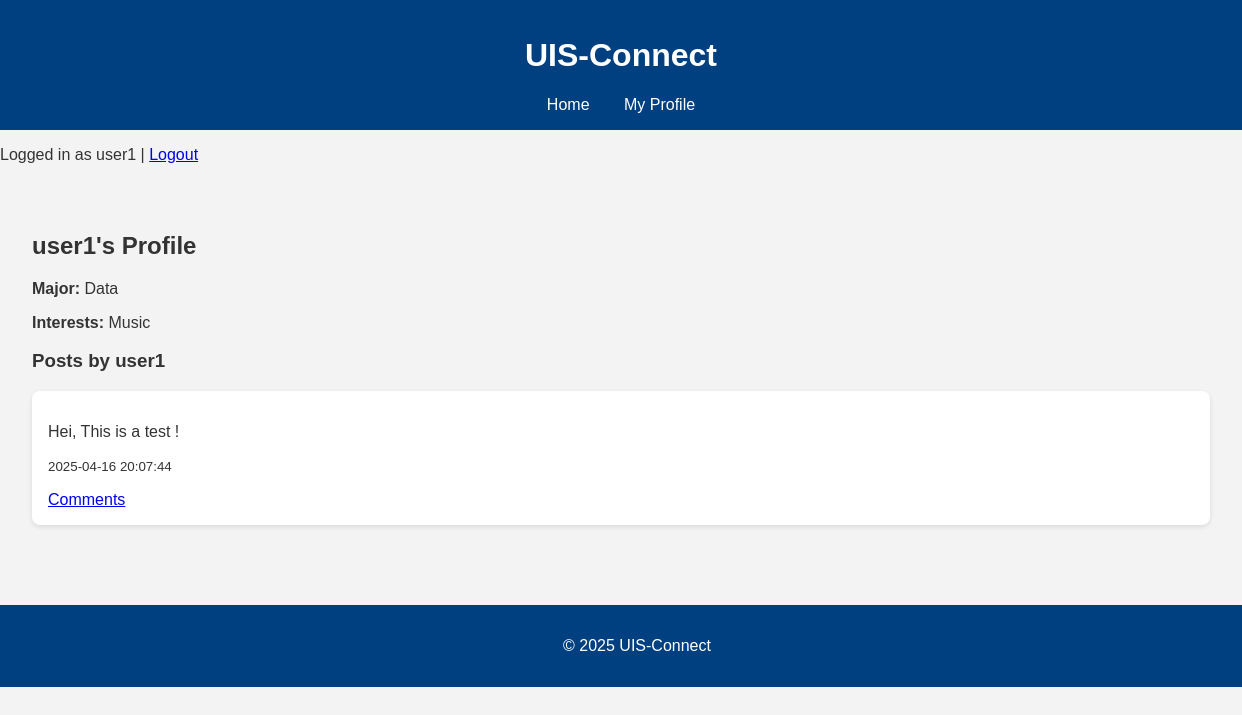
/profile (signed in), run on an earlier commit of the app's database.
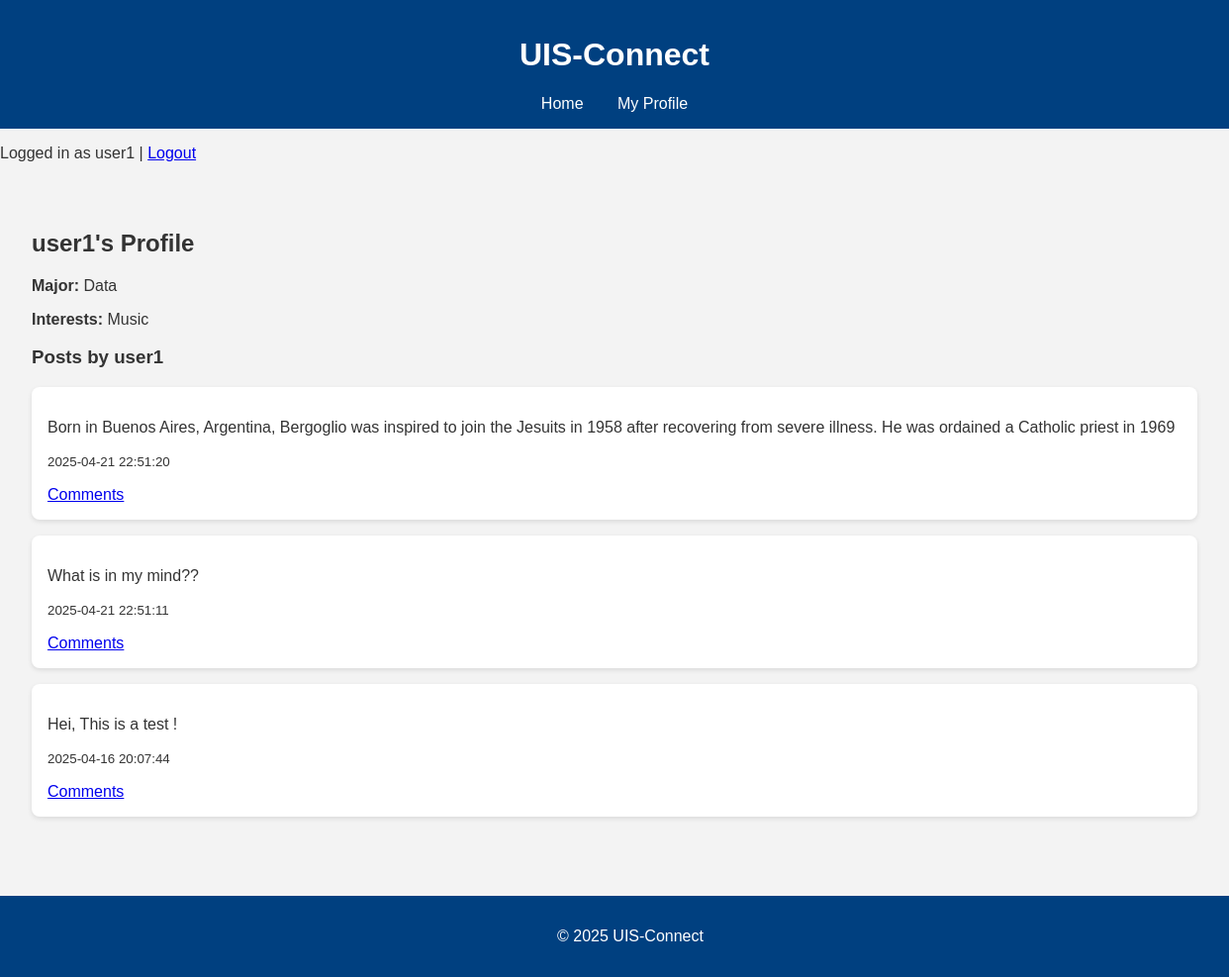
And on a later commit of the database.
### tables this page shows
CREATE TABLE users (
    id INTEGER PRIMARY KEY AUTOINCREMENT,
    username TEXT NOT NULL,
    major TEXT,
    interests TEXT
);

CREATE TABLE posts (
    id INTEGER PRIMARY KEY AUTOINCREMENT,
    user_id INTEGER,
    content TEXT,
    timestamp TEXT,
    FOREIGN KEY(user_id) REFERENCES users(id)
);

### app.py (the view)
@app.route('/profile')
def profile():
    user_id = session.get('user_id')
    if not user_id:
        flash("You have to register or login to be able to see your profile.", "error")
        return redirect(url_for('login'))
    user, user_posts = get_user_profile(user_id)
    if not user:
        flash("Profile not found.", "error")
        return redirect(url_for('index'))
    return render_template('profile.html', user=user, user_posts=user_posts)

### db_utils.py (called while the page is built)
def get_db_connection():
    conn = sqlite3.connect(DATABASE)
    conn.row_factory = sqlite3.Row
    return conn

def get_user_profile(user_id):
    conn = get_db_connection()
    user = conn.execute("SELECT * FROM users WHERE id = ?", (user_id,)).fetchone()
    posts = conn.execute("SELECT * FROM posts WHERE user_id = ? ORDER BY timestamp DESC", (user_id,)).fetchall()
    conn.close()
    return user, posts

### templates/profile.html
{% extends "base.html" %}
{% block content %}
    <h2>{{ user.username }}'s Profile</h2>
    <p><strong>Major:</strong> {{ user.major }}</p>
    <p><strong>Interests:</strong> {{ user.interests }}</p>
    <h3>Posts by {{ user.username }}</h3>
    {% for post in user_posts %}
        <div class="post">
            <p>{{ post.content }}</p>
            <p><small>{{ post.timestamp }}</small></p>
            <a href="{{ url_for('post', post_id=post.id) }}">Comments</a>
        </div>
    {% else %}
        <p>No posts yet.</p>
    {% endfor %}
{% endblock %}

### templates/base.html (shortened to what this page needs)
<!DOCTYPE html>
<html lang="en">
<head>
    <link rel="stylesheet" href="{{ url_for('static', filename='style.css') }}">
</head>
<body>
    <header>
        <h1>UIS-Connect</h1>
        <nav>
            <a href="{{ url_for('index') }}">Home</a>
            <a href="{{ url_for('profile') }}">My Profile</a>
        </nav>
    </header>
    {% if session.get('username') %}
        <p>Logged in as {{ session.username }} | <a href="{{ url_for('logout') }}">Logout</a></p>
    {% else %}
        <p><a href="{{ url_for('login') }}">Login</a> | <a href="{{ url_for('register') }}">Register</a></p>
    {% endif %}
    <main>
        {% block content %}{% endblock %}
    </main>
    <footer>
        <p>&copy; 2025 UIS-Connect</p>
    </footer>
</body>
</html>

### static/style.css (style rules this page uses)
body { font-family: Arial, sans-serif; margin: 0; padding: 0; background-color: #f3f3f3; color: #333; }
header { background-color: #004080; color: white; padding: 1rem; text-align: center; }
nav a { color: white; margin: 0 15px; text-decoration: none; }
main { padding: 2rem; }
.post, .comment { background-color: white; border-radius: 8px; padding: 1rem; margin-bottom: 1rem; box-shadow: 0 2px 5px rgba(0,0,0,0.1); }
footer { background-color: #004080; color: white; text-align: center; padding: 1rem; margin-top: 2rem; position: relative; bottom: 0; width: 100%; }

What changed in the data, as far as the page shows it:
added posts: content "Born in Buenos Aires, Argentina, Bergoglio was inspired to join the Jesuits in 1958 after recovering from severe illness. He was ordained a Catholic priest in 1969", timestamp "2025-04-21 22:51:20"
added posts: content "What is in my mind??", timestamp "2025-04-21 22:51:11"
